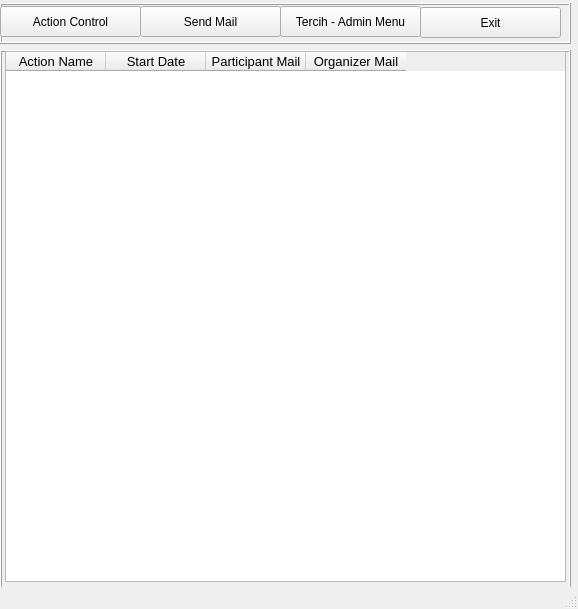
<?xml version="1.0" encoding="UTF-8"?>
<ui version="4.0">
 <class>mwAdminMenu</class>
 <widget class="QMainWindow" name="mwAdminMenu">
  <property name="geometry">
   <rect>
    <x>0</x>
    <y>0</y>
    <width>578</width>
    <height>609</height>
   </rect>
  </property>
  <property name="windowTitle">
   <string>Admin Menu Window</string>
  </property>
  <widget class="QWidget" name="centralwidget">
   <widget class="QFrame" name="frame">
    <property name="geometry">
     <rect>
      <x>0</x>
      <y>3</y>
      <width>571</width>
      <height>41</height>
     </rect>
    </property>
    <property name="frameShape">
     <enum>QFrame::Shape::Box</enum>
    </property>
    <property name="frameShadow">
     <enum>QFrame::Shadow::Raised</enum>
    </property>
    <widget class="QPushButton" name="pbActionControl">
     <property name="geometry">
      <rect>
       <x>0</x>
       <y>3</y>
       <width>141</width>
       <height>31</height>
      </rect>
     </property>
     <property name="text">
      <string>Action Control</string>
     </property>
     <property name="icon">
      <iconset theme="QIcon::ThemeIcon::DocumentPrintPreview"/>
     </property>
     <property name="iconSize">
      <size>
       <width>16</width>
       <height>16</height>
      </size>
     </property>
    </widget>
    <widget class="QPushButton" name="pbSendMail">
     <property name="geometry">
      <rect>
       <x>140</x>
       <y>3</y>
       <width>141</width>
       <height>31</height>
      </rect>
     </property>
     <property name="text">
      <string>Send Mail</string>
     </property>
     <property name="icon">
      <iconset theme="QIcon::ThemeIcon::DocumentSend"/>
     </property>
     <property name="iconSize">
      <size>
       <width>16</width>
       <height>16</height>
      </size>
     </property>
    </widget>
    <widget class="QPushButton" name="pbPreferedAdmin">
     <property name="geometry">
      <rect>
       <x>280</x>
       <y>3</y>
       <width>141</width>
       <height>31</height>
      </rect>
     </property>
     <property name="text">
      <string>Tercih - Admin Menu</string>
     </property>
     <property name="icon">
      <iconset theme="QIcon::ThemeIcon::FolderOpen"/>
     </property>
     <property name="iconSize">
      <size>
       <width>16</width>
       <height>16</height>
      </size>
     </property>
    </widget>
    <widget class="QPushButton" name="pbExit">
     <property name="geometry">
      <rect>
       <x>420</x>
       <y>4</y>
       <width>141</width>
       <height>31</height>
      </rect>
     </property>
     <property name="text">
      <string>Exit</string>
     </property>
     <property name="icon">
      <iconset theme="QIcon::ThemeIcon::ApplicationExit"/>
     </property>
     <property name="iconSize">
      <size>
       <width>12</width>
       <height>16</height>
      </size>
     </property>
    </widget>
   </widget>
   <widget class="QFrame" name="frame_2">
    <property name="geometry">
     <rect>
      <x>0</x>
      <y>50</y>
      <width>571</width>
      <height>541</height>
     </rect>
    </property>
    <property name="frameShape">
     <enum>QFrame::Shape::Box</enum>
    </property>
    <property name="frameShadow">
     <enum>QFrame::Shadow::Raised</enum>
    </property>
    <widget class="QTableWidget" name="tableWidget">
     <property name="geometry">
      <rect>
       <x>5</x>
       <y>1</y>
       <width>561</width>
       <height>531</height>
      </rect>
     </property>
     <property name="font">
      <font>
       <pointsize>10</pointsize>
      </font>
     </property>
     <column>
      <property name="text">
       <string>Action Name</string>
      </property>
     </column>
     <column>
      <property name="text">
       <string>Start Date</string>
      </property>
     </column>
     <column>
      <property name="text">
       <string>Participant Mail</string>
      </property>
     </column>
     <column>
      <property name="text">
       <string>Organizer Mail</string>
      </property>
     </column>
    </widget>
   </widget>
  </widget>
  <widget class="QStatusBar" name="statusbar"/>
 </widget>
 <resources/>
 <connections/>
</ui>
